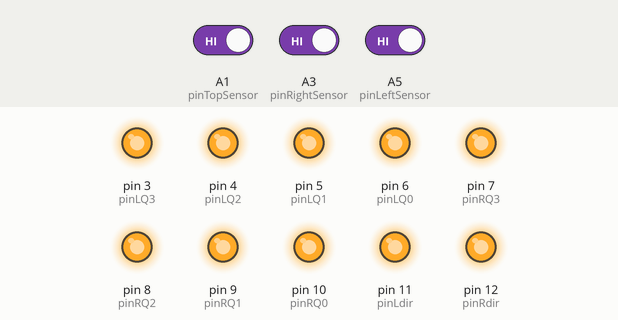
Recording of a sketch running on a simulated Arduino Nano, built with avr-gcc and run on an emulated ATmega328P. Parts: output pins drawn as LEDs (lit = HIGH). The inputs (shaded band) are chosen by the test bench; at power-on: A1 (pinTopSensor) HIGH, A3 (pinRightSensor) HIGH, A5 (pinLeftSensor) HIGH.

Above: at 1.2 s.
1.3 s: A1 (pinTopSensor) driven LOW
At 1.8 s:
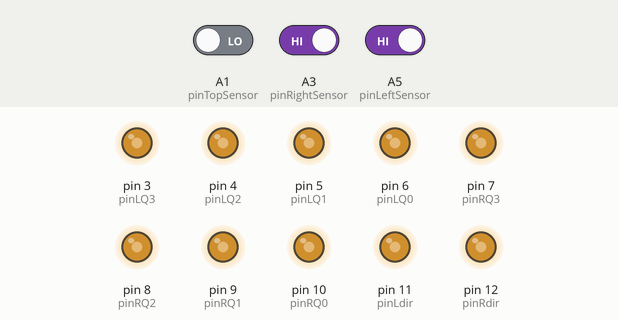
2.8 s: A3 (pinRightSensor) driven LOW
At 4.0 s:
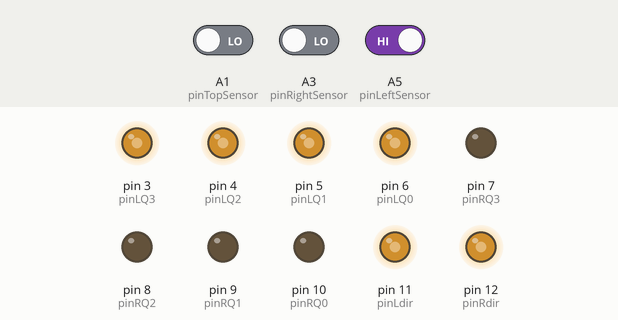
4.3 s: A5 (pinLeftSensor) driven LOW
At 5.7 s:
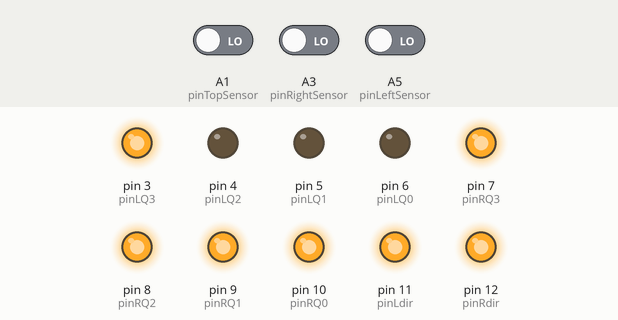
7.3 s: A1 (pinTopSensor) driven HIGH
At 8.1 s:
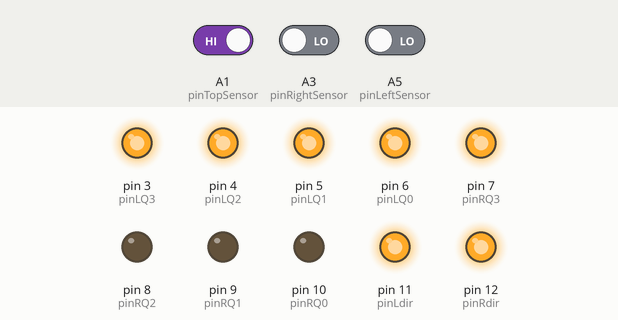
9.3 s: A3 (pinRightSensor) driven HIGH
At 10.9 s:
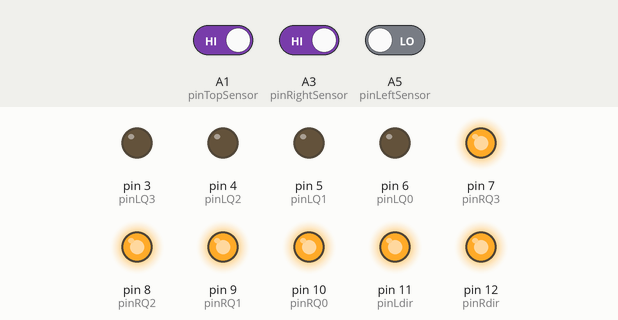
11.3 s: A5 (pinLeftSensor) driven HIGH
At 12.0 s:
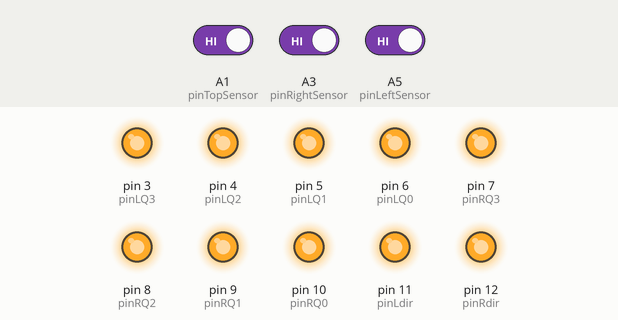
Timing chart, 0 to 13.8 s (numbered marks = the images above; inputs shaded):
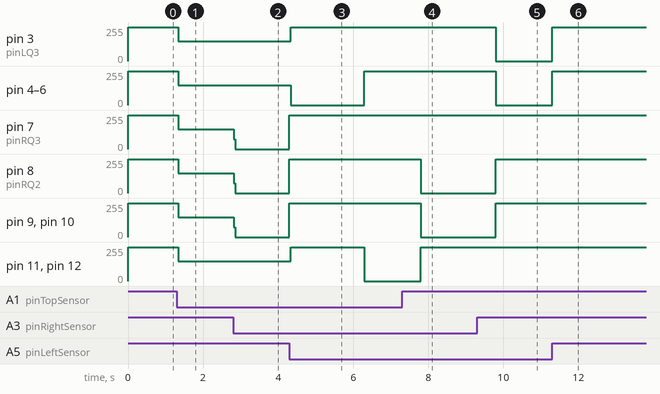

The sketch:

main.ino
```cpp
/*
  Program for navidroid car for ELEC1100 course
  By Richard GUERRE
   & Marvel  GAN
*/

// assign meaningful names to those pins that will be used
#define pinLeftSensor A5      //pin A5
#define pinRightSensor A3     //pin A3
#define pinMidSensor A7       //pin A7
#define pinTopSensor A1       //pin A1

#define pinLQ3 3              //pin D3
#define pinLQ2 4              //pin D4
#define pinLQ1 5              //pin D5
#define pinLQ0 6              //pin D6

#define pinRQ3 7              //pin D7
#define pinRQ2 8              //pin D8
#define pinRQ1 9              //pin D9
#define pinRQ0 10             //pin D10

#define pinLdir 11            //pin D11
#define pinRdir 12            //pin D12

//define variables to be used in script
int leftSensor;
int rightSensor;
int midSensor;
int topSensor;

unsigned long leftTime = 0.0;
unsigned long prevLeftTime = 0.0;
unsigned long diffLeftTime = 0.0;
unsigned long rightTime = 0.0;
unsigned long prevRightTime = 0.0;
unsigned long diffRightTime = 0.0;

int turnCounter;

//------------------------------------------------------------------------------------

// the setup function runs once when you press reset or power the board
void setup() {
  // define pins as input and output.
  pinMode(pinLeftSensor, INPUT);
  pinMode(pinRightSensor, INPUT);
  pinMode(pinMidSensor, INPUT);
  pinMode(pinTopSensor, INPUT);

  pinMode(pinLQ3, OUTPUT);
  pinMode(pinLQ2, OUTPUT);
  pinMode(pinLQ1, OUTPUT);
  pinMode(pinLQ0, OUTPUT);

  pinMode(pinRQ3, OUTPUT);
  pinMode(pinRQ2, OUTPUT);
  pinMode(pinRQ1, OUTPUT);
  pinMode(pinRQ0, OUTPUT);

  pinMode(pinLdir, OUTPUT);
  pinMode(pinRdir, OUTPUT);

  turnCounter = 1;
}

//------------------------------------------------------------------------------------

//Function that simplifies the writing of code
void drive(char dir, int spe1, int spe2){

  digitalWrite(pinLQ3, bitRead(spe1, 3));
  digitalWrite(pinLQ2, bitRead(spe1, 2));
  digitalWrite(pinLQ1, bitRead(spe1, 1));
  digitalWrite(pinLQ0, bitRead(spe1, 0));
  digitalWrite(pinRQ3, bitRead(spe2, 3));
  digitalWrite(pinRQ2, bitRead(spe2, 2));
  digitalWrite(pinRQ1, bitRead(spe2, 1));
  digitalWrite(pinRQ0, bitRead(spe2, 0));

  if(dir == 'F'){
    digitalWrite(pinLdir, HIGH);
    digitalWrite(pinRdir, HIGH);
  }
  if(dir == 'B'){
    digitalWrite(pinLdir, LOW);
    digitalWrite(pinRdir, LOW);
  }
  if(dir == 'L'){
    digitalWrite(pinLdir, LOW);
    digitalWrite(pinRdir, HIGH);
  }
  else if(dir == 'R'){
    digitalWrite(pinLdir, HIGH);
    digitalWrite(pinRdir, LOW);
  }

}


//------------------------------------------------------------------------------------

// the loop function runs over and over again forever
void loop() {

  leftSensor = digitalRead(pinLeftSensor);
  rightSensor = digitalRead(pinRightSensor);
  midSensor = digitalRead(pinMidSensor);
  topSensor = digitalRead(pinTopSensor);

  if(!leftSensor){
    leftTime = millis();
    diffLeftTime = leftTime - prevLeftTime;
    prevLeftTime = leftTime;
  }
  if(!rightSensor){
    rightTime = millis();
    diffLeftTime = rightTime - prevRightTime;
    prevRightTime = rightTime;
  }


  if(!topSensor){
    if(turnCounter == 1){
      drive('B', 0, 0);
    }
    if(turnCounter >= 3){
      drive('B', 15, 15);
      delay(1500);
    }
  }

  if(leftSensor && rightSensor && !midSensor){
    drive('F', 15, 15);
  }
  if(!leftSensor && rightSensor && !midSensor){
    if(diffLeftTime >= 800) drive('F', 14, 15);
    else if(800 > diffLeftTime >= 400) drive('F', 10, 15);
    else if(400 > diffLeftTime >= 200) drive('F', 7, 15);
    else if(200 > diffLeftTime >= 50) drive('F', 3, 15);
    else drive('F', 0, 15);
  }
  if(leftSensor && !rightSensor && !midSensor){
    if(diffRightTime >= 800) drive('F', 15, 14);
    else if(800 > diffRightTime >= 400) drive('F', 15, 10);
    else if(400 > diffRightTime >= 200) drive('F', 15, 7);
    else if(200 > diffRightTime >= 50) drive('F', 15, 3);
    else drive('F', 15, 0);
  }
  if(!leftSensor && !rightSensor && !midSensor){
    if(turnCounter < 3){
      drive('F', 8, 15);
      delay(1000);
      turnCounter++;
    }
    else if(turnCounter >= 3){
      drive('F', 15, 8);
      delay(1000);
      turnCounter++;
    }
    else drive('B', 15, 15);
  }
  if(leftSensor && rightSensor && midSensor){
    drive('B', 15, 15); // drive backwards 30cm at the finish line as instructed.
    delay(200);
  }
}
```

Measured:
- after the input at 1.3 s, pin 3 (pinLQ3), pin 4 (pinLQ2), pin 5 (pinLQ1), pin 6 (pinLQ0), pin 7 (pinRQ3), pin 8 (pinRQ2), pin 11 (pinLdir), pin 12 (pinRdir): 255/255 → 149/255 at once; pin 9 (pinRQ1), pin 10 (pinRQ0): 255/255 → 148/255 at once
- after the input at 2.8 s, pin 7 (pinRQ3), pin 8 (pinRQ2): 149/255 → 0/255 at once; pin 9 (pinRQ1), pin 10 (pinRQ0): 148/255 → 0/255 at once
- after the input at 4.3 s, pin 3 (pinLQ3): 149/255 → 255/255 at once; pin 4 (pinLQ2), pin 5 (pinLQ1), pin 6 (pinLQ0): 149/255 → 0/255 at once, → 255/255 2.0 s later; pin 7 (pinRQ3), pin 8 (pinRQ2), pin 9 (pinRQ1), pin 10 (pinRQ0): 0/255 → 255/255 at once; pin 11 (pinLdir), pin 12 (pinRdir): 149/255 → 255/255 at once, → 0/255 2.0 s later
- after the input at 7.3 s, pin 8 (pinRQ2), pin 9 (pinRQ1), pin 10 (pinRQ0): goes on until 7.8 s, then stays 0/255; pin 11 (pinLdir), pin 12 (pinRdir): goes on until 7.8 s, then stays 255/255
- after the input at 9.3 s, pin 3 (pinLQ3), pin 4 (pinLQ2), pin 5 (pinLQ1), pin 6 (pinLQ0): 255/255 → 0/255 after 0.50 s; pin 8 (pinRQ2), pin 9 (pinRQ1), pin 10 (pinRQ0): 0/255 → 255/255 after 0.50 s
- after the input at 11.3 s, pin 3 (pinLQ3), pin 4 (pinLQ2), pin 5 (pinLQ1), pin 6 (pinLQ0): 0/255 → 255/255 at once
